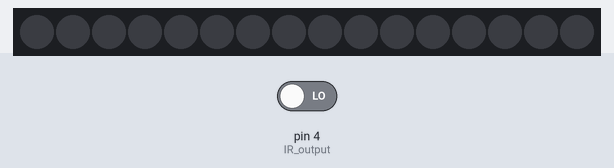
This sketch was run on a simulated Arduino Uno, built with avr-gcc and run on an emulated ATmega328P. Shown: 16 RGB LEDs in strip order, left to right. Inputs (shaded band) come from the test bench; at power-on: pin 4 (IR_output) LOW. Dim RGB values are drawn brighter than linear.

Above: at 1.2 s.
1.3 s: pin 4 (IR_output) driven HIGH
At 1.39 s:
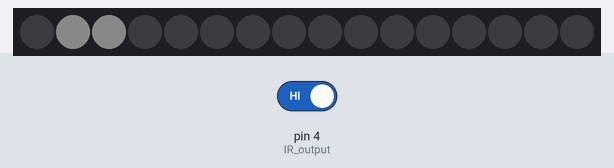
At 1.75 s:
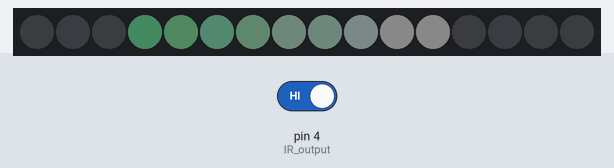

The sketch:

ALDM.ino
```cpp
#include <Adafruit_NeoPixel.h>
#ifdef __AVR__
 #include <avr/power.h> // Required for 16 MHz Adafruit Trinket
#endif

#define IR_output 4
#define LED_PIN 3
#define LED_COUNT 16
#define BRIGHTNESS 10

#define CHANGEPERSEC 20
#define STAYALIVE 5

Adafruit_NeoPixel strip(LED_COUNT, LED_PIN, NEO_GRB + NEO_KHZ800);

int which;
int colorstep;
int r, g, b;
int stayalive;

int numbLed;

void setup() {
  Serial.begin(9600);
  pinMode(IR_output,INPUT);

  which = 0;
  colorstep = 0;
  r = 0;
  g = 255;
  b = 255;
  stayalive = 0;

  numbLed = 0;

  strip.begin();
  strip.setBrightness(BRIGHTNESS);
}

int realLed(int value){
  return (2*(strip.numPixels()-1)-value)%16;
}

void loop() {
  while(true){
    if(digitalRead(IR_output)==HIGH){
      stayalive = STAYALIVE * CHANGEPERSEC;
    }

    if (which+1 <= numbLed)
      strip.setPixelColor(realLed(which), 255,255,255);

    which = (which+1)%strip.numPixels();

    switch(colorstep){
      case 0 : b -= 5; break;
      case 1 : r += 5; break;
      case 2 : g -= 5; break;
      case 3 : b += 5; break;
      case 4 : r -= 5; break;
      case 5 : g += 5; break;
    }
    if ((r+g+b)%255 == 0)
      colorstep = (colorstep+1)%6;

    if (stayalive > 0 && numbLed < 16){
      numbLed++;
    }
    else if (stayalive == 0 && numbLed > 0){
      numbLed--;
    }

    for(int i = 0;i < LED_COUNT; i++){
      if (i+1 <= numbLed){
        strip.setPixelColor(realLed((which+i)%strip.numPixels()), (int)(255-(255-r)*i/LED_COUNT),(int)(255-(255-g)*i/LED_COUNT),(int)(255-(255-b)*i/LED_COUNT));
      }
      else{
        strip.setPixelColor(realLed((which+i)%strip.numPixels()), 0, 0, 0);
      }
    }

    if (stayalive > 0) stayalive--;

    strip.show();
    delay(1000/CHANGEPERSEC);
  }
}
```

Measured:
- after the input at 1.3 s, the LEDs: first change at once (image 1 shows a later state)
